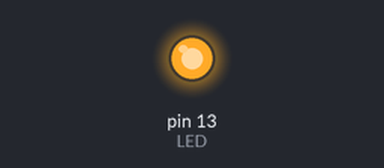
A sketch run on a simulated Arduino Uno, built with avr-gcc and run on an emulated ATmega328P. Shown: output pins drawn as LEDs (lit = HIGH).

Above: at 0.5 s.
At 3.5 s:
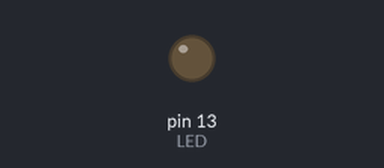
Timing chart, 0 to 7.8 s (numbered marks = the images above):
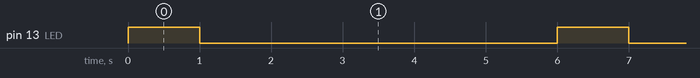

Measured:
- by itself, pin 13 (LED): alternates HIGH for 1.0 s and LOW for 5.0 s

The sketch:

blink.ino
```cpp
const int LED = 13;

void setup()
{
  pinMode(LED, OUTPUT);

}

void loop()
{
  digitalWrite(LED, HIGH);
  delay(1000);
  digitalWrite(LED, LOW);
  delay(5000);
}
```
